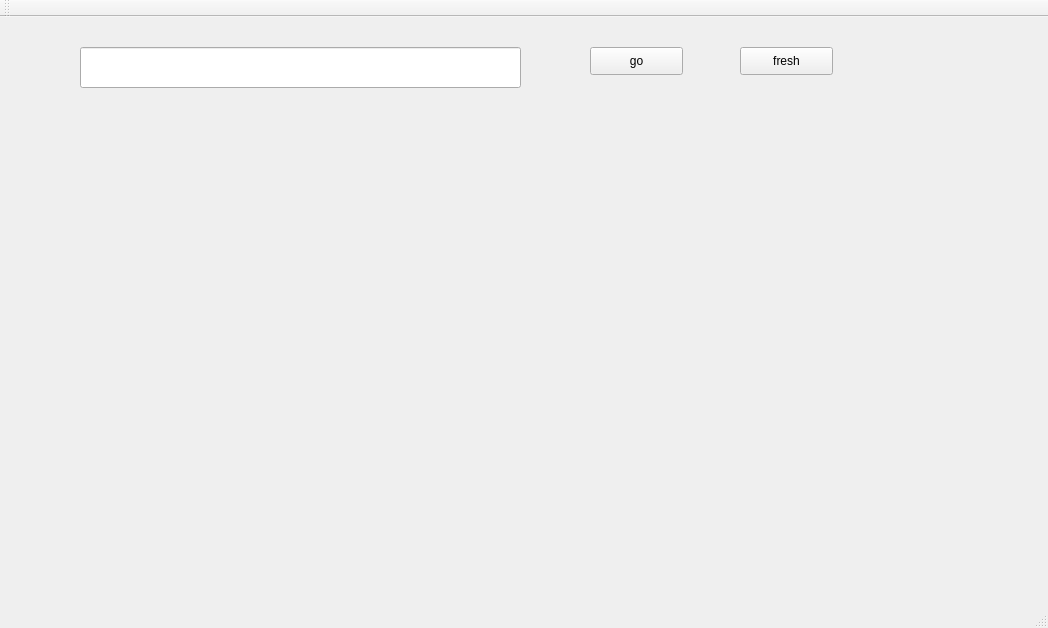
<?xml version="1.0" encoding="UTF-8"?>
<ui version="4.0">
 <class>MainWindow</class>
 <widget class="QMainWindow" name="MainWindow">
  <property name="geometry">
   <rect>
    <x>0</x>
    <y>0</y>
    <width>1048</width>
    <height>628</height>
   </rect>
  </property>
  <property name="windowTitle">
   <string>MainWindow</string>
  </property>
  <widget class="QWidget" name="centralWidget">
   <widget class="QLineEdit" name="adressEdit">
    <property name="geometry">
     <rect>
      <x>80</x>
      <y>30</y>
      <width>441</width>
      <height>41</height>
     </rect>
    </property>
   </widget>
   <widget class="QPushButton" name="btnGo">
    <property name="geometry">
     <rect>
      <x>590</x>
      <y>30</y>
      <width>93</width>
      <height>28</height>
     </rect>
    </property>
    <property name="text">
     <string>go</string>
    </property>
   </widget>
   <widget class="QPushButton" name="btnRefresh">
    <property name="geometry">
     <rect>
      <x>740</x>
      <y>30</y>
      <width>93</width>
      <height>28</height>
     </rect>
    </property>
    <property name="text">
     <string>fresh</string>
    </property>
   </widget>
  </widget>
  <widget class="QMenuBar" name="menuBar">
   <property name="geometry">
    <rect>
     <x>0</x>
     <y>0</y>
     <width>1048</width>
     <height>26</height>
    </rect>
   </property>
  </widget>
  <widget class="QToolBar" name="mainToolBar">
   <attribute name="toolBarArea">
    <enum>TopToolBarArea</enum>
   </attribute>
   <attribute name="toolBarBreak">
    <bool>false</bool>
   </attribute>
  </widget>
  <widget class="QStatusBar" name="statusBar"/>
 </widget>
 <layoutdefault spacing="6" margin="11"/>
 <resources/>
 <connections/>
</ui>
